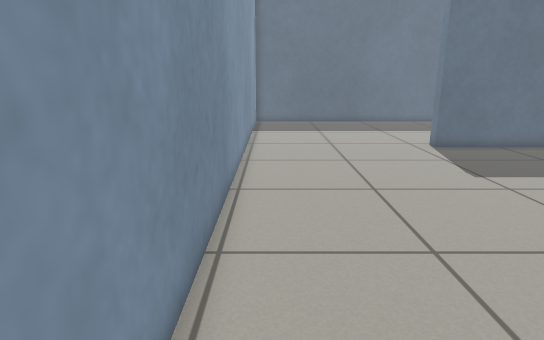
view 1 (above)

16 first-person views from a walk through a robot-simulator world made for Gazebo. The camera is 0.77 m above the floor, tilts 14° down and sees 75° across. The floor is counted in squares, 0.25 m on a side. Each view is taken from the middle of a square. On the plan, view 1 faces up. The plan holds only what a view shows up to about 20 squares ahead; the rest is blank.

view 2
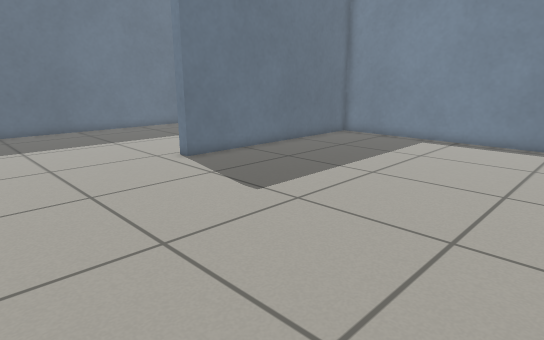

view 3
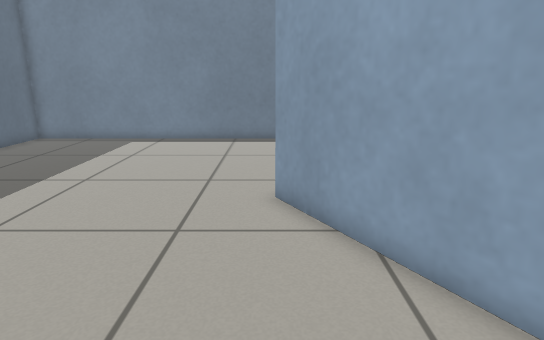

view 4
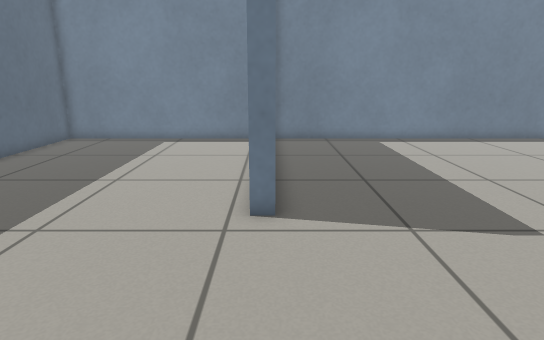

view 5
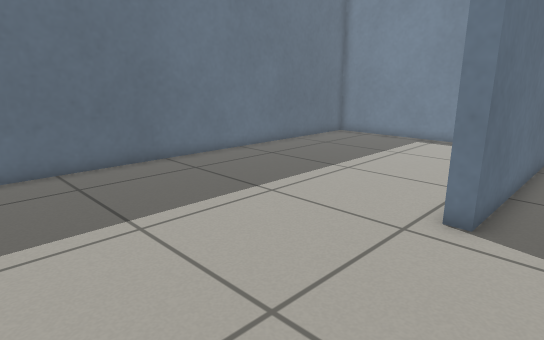

view 6
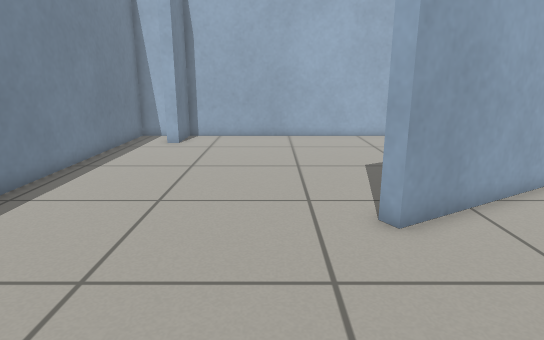

view 7
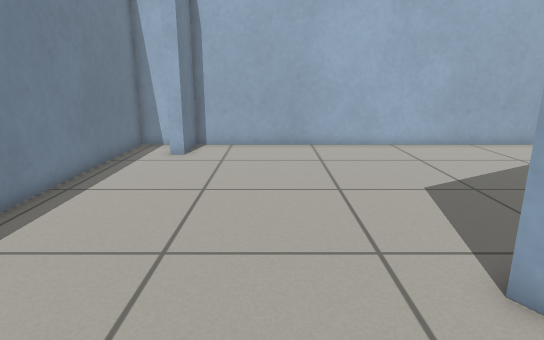

view 8
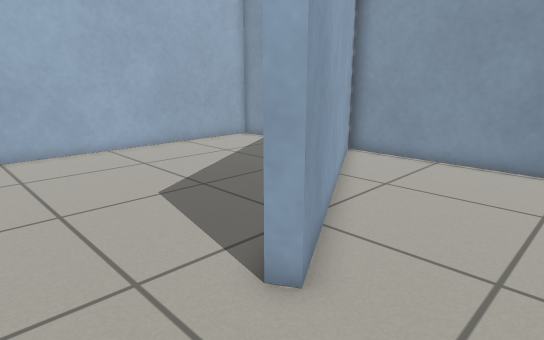

view 9
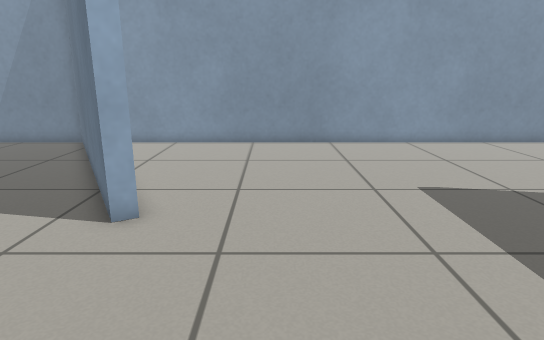

view 10
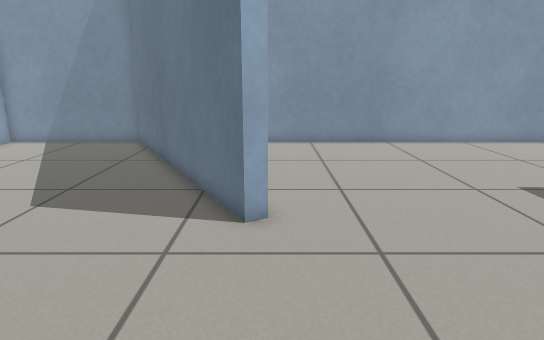

view 11
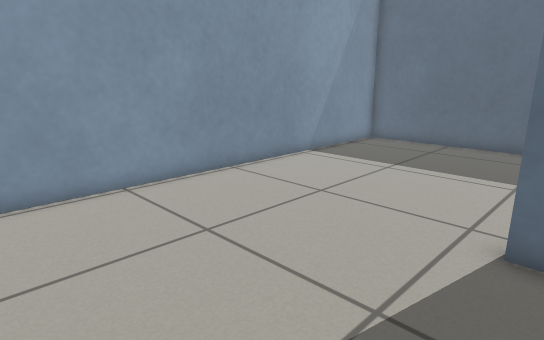

view 12
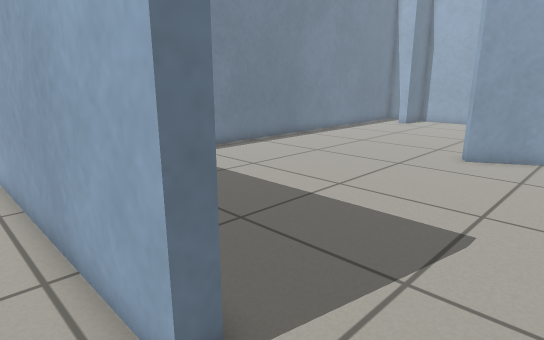

view 13
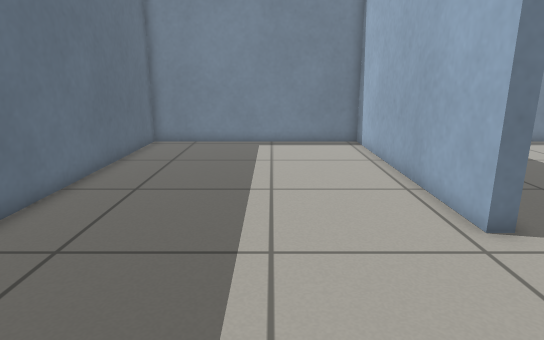

view 14
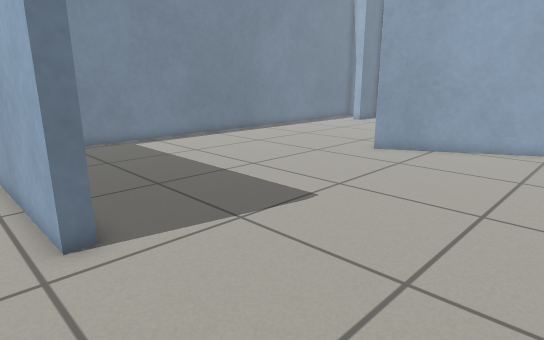

view 15
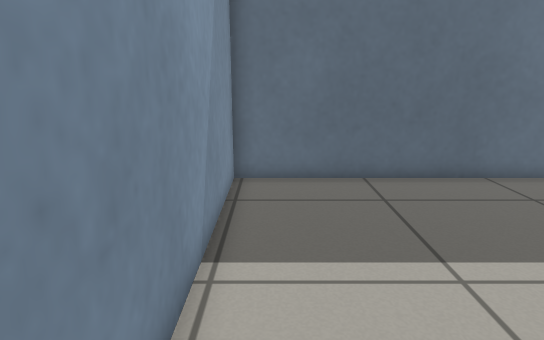

view 16
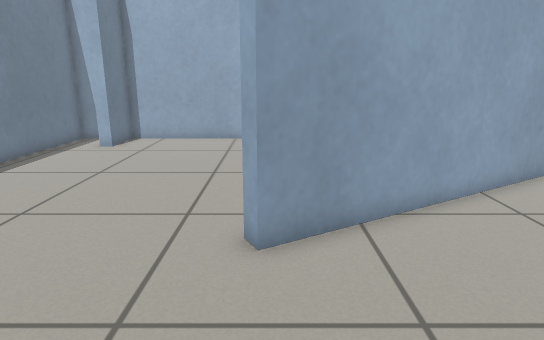

### Floor plan
Points are (right, up) in squares from view 1. A wall is a line through its corners. A room is listed if a view was taken in it or the views show most of it. See-through windows are left out.
Room 1 (views 1, 2, 3, 4, 5, 6, 7, 8, 9, 10, 11, 12, 13, 14, 15, 16)
walls: (18, -9.6) (19.5, -9.6) (19.5, 16.9) (7.9, 16.9) (7.9, 17.5) (19.5, 17.5) (19.5, 28.2) (-1.2, 28.2) (-1.2, -2.2) (9.3, 3.9) (9.6, 3.4) (-1.2, -2.8) (-1.2, -9.6) (16.8, -9.6) (16.8, -7.1) (17.5, -7.1)

Positions as (right, up) in squares from view 1, and headings:
1: (0, 0), facing up
2: (0, 4), facing up-right
3: (0, 4), facing right
4: (0, 17), facing right
5: (0, 15), facing up-right
6: (12, 11), facing down
7: (13, 8), facing down
8: (13, 7), facing down-left
9: (17, 7), facing left
10: (17, 4), facing left
11: (9, 10), facing up-left
12: (5, 19), facing down-right
13: (1, 22), facing right
14: (1, 19), facing down-right
15: (0, 17), facing up
16: (9, 10), facing down
